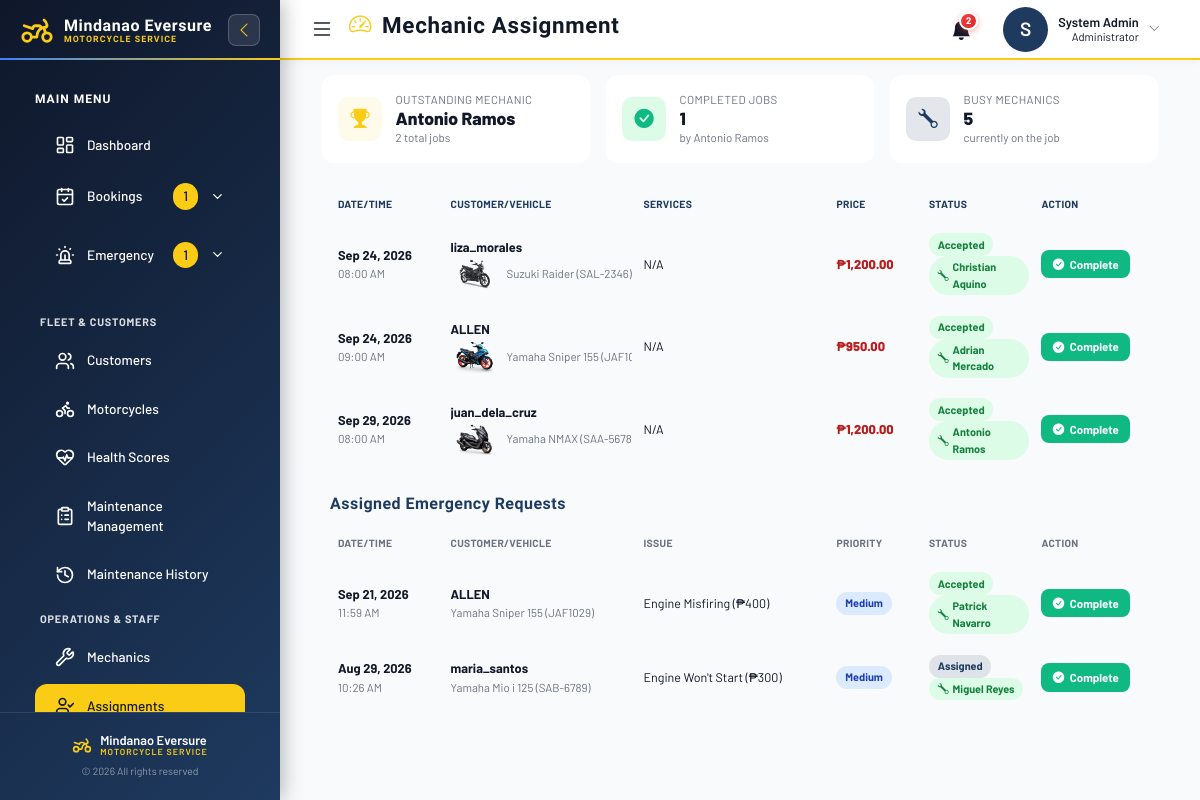
Screenshot of /mechanic_assignment.php (signed in) with the database file from the repository.
### tables this page shows
CREATE TABLE `mechanics` (
  `id` int(11) NOT NULL AUTO_INCREMENT,
  `user_id` int(11) DEFAULT NULL,
  `name` varchar(100) NOT NULL,
  `status` enum('Available','Busy','Off-Duty') NOT NULL DEFAULT 'Available',
  `created_at` datetime DEFAULT current_timestamp(),
  `current_booking_id` int(11) DEFAULT NULL,
  PRIMARY KEY (`id`)
);

CREATE TABLE `bookings` (
  `id` int(11) NOT NULL AUTO_INCREMENT,
  `user_id` int(11) NOT NULL,
  `schedule_date` date NOT NULL,
  `status` enum('pending','assigned','accepted','completed','rejected','deposit_submitted') NOT NULL DEFAULT 'pending',
  `deposit_verified_at` datetime DEFAULT NULL,
  `created_at` timestamp NOT NULL DEFAULT current_timestamp(),
  `service_ids` longtext DEFAULT NULL CHECK (json_valid(`service_ids`)),
  `package_ids` text DEFAULT NULL,
  `vehicle_id` int(11) DEFAULT NULL,
  `schedule_start_time` time NOT NULL,
  `schedule_end_time` time NOT NULL,
  `total_price` decimal(10,2) NOT NULL,
  `mechanic_id` int(11) DEFAULT NULL,
  PRIMARY KEY (`id`),
  KEY `user_id` (`user_id`),
  KEY `mechanic_id` (`mechanic_id`),
  KEY `fk_booking_vehicle_serviced` (`vehicle_id`),
  CONSTRAINT `bookings_ibfk_1` FOREIGN KEY (`user_id`) REFERENCES `users` (`id`),
  CONSTRAINT `bookings_ibfk_2` FOREIGN KEY (`mechanic_id`) REFERENCES `mechanics` (`id`) ON DELETE SET NULL,
  CONSTRAINT `fk_booking_vehicle_serviced` FOREIGN KEY (`vehicle_id`) REFERENCES `motorcycles` (`id`) ON DELETE SET NULL
);

CREATE TABLE `users` (
  `id` int(11) NOT NULL AUTO_INCREMENT,
  `username` varchar(100) NOT NULL,
  `email` varchar(100) NOT NULL,
  `password` varchar(255) NOT NULL,
  `phone` varchar(20) DEFAULT NULL,
  `address` text DEFAULT NULL,
  `birthdate` date DEFAULT NULL,
  `gender` enum('Male','Female','Other') DEFAULT NULL,
  `status` varchar(20) DEFAULT 'Active',
  `archived` tinyint(1) DEFAULT 0,
  `role` enum('admin','customer','mechanic') DEFAULT 'customer',
  `created_at` timestamp NOT NULL DEFAULT current_timestamp(),
  `name` varchar(100) NOT NULL DEFAULT '',
  PRIMARY KEY (`id`),
  UNIQUE KEY `email` (`email`)
);

CREATE TABLE `motorcycles` (
  `id` int(11) NOT NULL AUTO_INCREMENT,
  `user_id` int(11) NOT NULL,
  `brand` varchar(100) NOT NULL,
  `model` varchar(100) NOT NULL,
  `color` varchar(50) NOT NULL,
  `year_model` int(4) NOT NULL,
  `plate_number` varchar(50) NOT NULL,
  `engine_number` varchar(100) NOT NULL,
  `chassis_number` varchar(100) NOT NULL,
  `purchase_date` date NOT NULL,
  `current_mileage` decimal(10,2) DEFAULT 0.00,
  `status` enum('active','archived') DEFAULT 'active',
  `created_at` timestamp NOT NULL DEFAULT current_timestamp(),
  `updated_at` timestamp NOT NULL DEFAULT current_timestamp() ON UPDATE current_timestamp(),
  `warranty_status` enum('active','expired','none') DEFAULT 'none',
  `warranty_expiry_date` date DEFAULT NULL,
  `last_maintenance_date` date DEFAULT NULL,
  `next_maintenance_date` date DEFAULT NULL,
  `maintenance_interval_months` int(11) DEFAULT 6 COMMENT 'Months between scheduled maintenance',
  `health_score` int(11) DEFAULT 100 COMMENT 'Vehicle health score (0-100)',
  `last_service_mileage` int(11) DEFAULT NULL,
  `maintenance_interval_km` int(11) DEFAULT 5000 COMMENT 'KM between scheduled maintenance',
  `image` varchar(255) DEFAULT NULL,
  PRIMARY KEY (`id`),
  UNIQUE KEY `plate_number` (`plate_number`),
  KEY `idx_user_id` (`user_id`),
  KEY `idx_plate_number` (`plate_number`),
  KEY `idx_status` (`status`),
  CONSTRAINT `motorcycles_ibfk_1` FOREIGN KEY (`user_id`) REFERENCES `users` (`id`) ON DELETE CASCADE
);

CREATE TABLE `emergency_service_requests` (
  `id` int(11) NOT NULL AUTO_INCREMENT,
  `customer_id` int(11) NOT NULL,
  `motorcycle_id` int(11) NOT NULL,
  `problem_description` text NOT NULL,
  `motorcycle_issue` varchar(255) NOT NULL,
  `image_path` varchar(255) DEFAULT NULL,
  `location` varchar(255) DEFAULT NULL,
  `location_description` text DEFAULT NULL,
  `contact_number` varchar(20) NOT NULL,
  `request_status` enum('pending','accepted','declined','assigned','in_progress','completed','cancelled') NOT NULL DEFAULT 'pending',
  `priority` enum('low','medium','high','urgent') DEFAULT 'medium',
  `service_type` enum('onsite_repair','tow_service') NOT NULL DEFAULT 'onsite_repair',
  `assigned_mechanic_id` int(11) DEFAULT NULL,
  `response_updates` text DEFAULT NULL,
  `created_at` timestamp NOT NULL DEFAULT current_timestamp(),
  `updated_at` timestamp NOT NULL DEFAULT current_timestamp() ON UPDATE current_timestamp(),
  `latitude` decimal(10,8) DEFAULT NULL,
  `longitude` decimal(11,8) DEFAULT NULL,
  PRIMARY KEY (`id`),
  KEY `idx_emergency_customer` (`customer_id`),
  KEY `idx_emergency_motorcycle` (`motorcycle_id`),
  KEY `idx_emergency_status` (`request_status`),
  KEY `idx_emergency_created` (`created_at`)
);

### mechanic_assignment.php (the view, shortened to what the rows shown need)
<?php
require 'motorcycle_health_helper.php';
require_once 'sms_helper.php';
$modelImages = [
    'Click 125'  => 'click125.png',
    'Click 160'  => 'click160.png',
    'ADV 160'    => 'adv.png',
    'PCX 160'    => 'pcx.png',
    'XRM 125'    => 'xrm.png',
    'Mio i 125'  => 'mio.png',
    'NMAX'       => 'nmax.png',
    'Aerox'      => 'ea.png',
    'Sniper 155' => 'snip.png',
    'Raider'     => 'rai.png',
    'Smash 115'  => 'sma.png',
    'Bajaj'      => 'bad.png',
];
$unassigned_bookings = [];
try {
    $stmt = $pdo->prepare("
        SELECT
            b.id, b.schedule_date, b.schedule_start_time, b.total_price,
            v.brand AS make, v.model, v.plate_number, v.image,
            u.username AS customer_name,
            b.service_ids, b.status,
            b.mechanic_id, m.name AS mechanic_name
        FROM
            bookings b
        JOIN
            motorcycles v ON b.vehicle_id = v.id
        JOIN
            users u ON b.user_id = u.id
        LEFT JOIN
            mechanics m ON b.mechanic_id = m.id
        WHERE
            b.status IN ('unassigned', 'assigned', 'accepted', 'in_progress')
        ORDER BY
            b.schedule_date, b.schedule_start_time ASC
    ");
    $stmt->execute();
    $unassigned_bookings = $stmt->fetchAll(PDO::FETCH_ASSOC);
} catch (PDOException $e) {
}
$assigned_emergencies = [];
try {
    $stmt = $pdo->query("
        SELECT esr.id, esr.request_status, esr.priority, esr.motorcycle_issue, esr.problem_description,
               esr.created_at, c.username AS customer_name, mech.name AS mechanic_name,
               CONCAT(m.brand, ' ', m.model, ' (', m.plate_number, ')') AS motorcycle_info
        FROM emergency_service_requests esr
        JOIN users c ON esr.customer_id = c.id
        LEFT JOIN motorcycles m ON esr.motorcycle_id = m.id
        LEFT JOIN mechanics mech ON esr.assigned_mechanic_id = mech.id
        WHERE esr.request_status IN ('assigned','accepted','in_progress')
        ORDER BY esr.created_at DESC
    ");
    $assigned_emergencies = $stmt->fetchAll(PDO::FETCH_ASSOC);
} catch (PDOException $e) {
    error_log("Error fetching assigned emergencies: " . $e->getMessage());
}
$top_mechanic = null;
try {
    $stmt = $pdo->query("
        SELECT m.id, m.name, m.status,
               GROUP_CONCAT(DISTINCT s.specialty_name ORDER BY s.specialty_name SEPARATOR ', ') AS specialty,
               COUNT(DISTINCT b.id) AS total_jobs,
               COUNT(DISTINCT CASE WHEN b.status IN ('assigned','accepted','in_progress') THEN b.id END) AS active_jobs,
               COUNT(DISTINCT CASE WHEN b.status = 'completed' THEN b.id END) AS completed_jobs
        FROM mechanics m
        LEFT JOIN bookings b ON b.mechanic_id = m.id AND b.status IN ('assigned','accepted','in_progress','completed')
        LEFT JOIN mechanic_specialties ms ON m.id = ms.mechanic_id
        LEFT JOIN specialties s ON ms.specialty_id = s.id
        GROUP BY m.id, m.name, m.status
        ORDER BY total_jobs DESC, completed_jobs DESC, m.name ASC
    ");
    $mechanic_stats = $stmt->fetchAll(PDO::FETCH_ASSOC);
    $top_mechanic = $mechanic_stats[0] ?? null;
} catch (PDOException $e) {
    error_log("Mechanic stats error: " . $e->getMessage());
}
function get_service_names($pdo, $service_ids_json) {
    $service_ids = json_decode($service_ids_json);
    if (!is_array($service_ids) || count($service_ids) === 0) return "N/A";
    $placeholders = rtrim(str_repeat('?,', count($service_ids)), ',');
    $stmt = $pdo->prepare("SELECT service_name FROM services WHERE id IN ($placeholders)");
    $stmt->execute($service_ids);
    $names = $stmt->fetchAll(PDO::FETCH_COLUMN);
    return implode(', ', array_map('htmlspecialchars', $names));
}
?>
<?php require 'admin_sidebar_template.php'; ?>
<div class="container-fluid">
    <div class="mechanic-stats">
        <div class="mechanic-stat-card" data-bs-toggle="modal" data-bs-target="#mechanicStatsModal">
            <div>
                <div class="mechanic-stat-label">Outstanding Mechanic</div>
                <div class="mechanic-stat-value"><?= $top_mechanic ? htmlspecialchars($top_mechanic['name']) : 'None yet' ?></div>
                <div class="mechanic-stat-sub"><?= $top_mechanic ? ($top_mechanic['completed_jobs'] + $top_mechanic['active_jobs']) . ' total jobs' : '' ?></div>
            </div>
        </div>
        <div class="mechanic-stat-card" data-bs-toggle="modal" data-bs-target="#mechanicStatsModal">
            <div>
                <div class="mechanic-stat-label">Completed Jobs</div>
                <div class="mechanic-stat-value"><?= $top_mechanic ? number_format($top_mechanic['completed_jobs']) : '0' ?></div>
                <div class="mechanic-stat-sub"><?= $top_mechanic ? 'by ' . htmlspecialchars($top_mechanic['name']) : '' ?></div>
            </div>
        </div>
    </div>
    <?php if (empty($unassigned_bookings)): ?>
        <div class="alert alert-info text-center fw-bold p-4">
            <i class="bi bi-check-all me-2"></i> All bookings are currently assigned! Great job!
        </div>
    <?php else: ?>
        <div class="assignment-list" id="assignmentList">
            <?php foreach ($unassigned_bookings as $booking): ?>
                <div class="assignment-row">
                    <div class="assignment-cell assignment-col-datetime">
                        <div class="assignment-title"><?= date('M j, Y', strtotime($booking['schedule_date'])) ?></div>
                        <div class="assignment-sub"><?= date('h:i A', strtotime($booking['schedule_start_time'])) ?></div>
                    </div>
                    <div class="assignment-cell assignment-col-customer">
                        <div class="assignment-title"><?= htmlspecialchars($booking['customer_name']) ?></div>
                        <div class="assignment-sub assignment-vehicle">
                            <?php $mImg = !empty($booking['image']) ? $booking['image'] : ($modelImages[$booking['model']] ?? null); ?>
                            <?php if ($mImg): ?><img class="moto-thumb" src="<?= htmlspecialchars($mImg) ?>" alt=""><?php endif; ?>
                            <span><?= htmlspecialchars($booking['make']) . " " . htmlspecialchars($booking['model']) ?> (<?= htmlspecialchars($booking['plate_number']) ?>)</span>
                        </div>
                    </div>
                    <div class="assignment-cell assignment-col-services">
                        <div class="assignment-services"><?= get_service_names($pdo, $booking['service_ids']) ?></div>
                    </div>
                    <div class="assignment-cell assignment-col-price">
                        <span class="assignment-price">₱<?= number_format($booking['total_price'], 2) ?></span>
                    </div>
                    <div class="assignment-cell assignment-col-status">
                        <span class="assignment-status <?= strtolower($booking['status']) ?>"><?= ucfirst(htmlspecialchars($booking['status'])) ?></span>
                        <?php if (!empty($booking['mechanic_name'])): ?>
                            <div class="assignment-mechanic">
                                <i class="bi bi-wrench"></i> <?= htmlspecialchars($booking['mechanic_name']) ?>
                            </div>
                        <?php endif; ?>
                    </div>
                    <div class="assignment-cell assignment-col-action">
                        <?php if (!empty($booking['mechanic_name'])): ?>
                            <form method="POST" action="mechanic_assignment.php" class="complete-form" style="display:inline;margin:0;padding:0;">
                                <button type="submit" class="complete-btn" onclick="return confirm('Mark this booking as completed?')">
                                    <i class="bi bi-check-circle-fill"></i> Complete
                                </button>
                            </form>
                        <?php endif; ?>
                    </div>
                </div>
            <?php endforeach; ?>
        </div>
    <?php endif; ?>
    <?php if (!empty($assigned_emergencies)): ?>
        <div class="assignment-list">
            <?php foreach ($assigned_emergencies as $emg): ?>
                <div class="assignment-row">
                    <div class="assignment-cell assignment-col-datetime">
                        <div class="assignment-title"><?= date('M j, Y', strtotime($emg['created_at'])) ?></div>
                        <div class="assignment-sub"><?= date('h:i A', strtotime($emg['created_at'])) ?></div>
                    </div>
                    <div class="assignment-cell assignment-col-customer">
                        <div class="assignment-title"><?= htmlspecialchars($emg['customer_name']) ?></div>
                        <div class="assignment-sub"><?= htmlspecialchars($emg['motorcycle_info'] ?: 'N/A') ?></div>
                    </div>
                    <div class="assignment-cell assignment-col-services">
                        <div class="assignment-services"><?= htmlspecialchars($emg['motorcycle_issue'] ?: ($emg['problem_description'] ?: 'N/A')) ?></div>
                    </div>
                    <div class="assignment-cell assignment-col-price">
                        <span class="assignment-status <?= strtolower($emg['priority'] ?? 'medium') ?>"><?= ucfirst($emg['priority'] ?? 'medium') ?></span>
                    </div>
                    <div class="assignment-cell assignment-col-status">
                        <span class="assignment-status <?= strtolower($emg['request_status']) ?>"><?= ucfirst(htmlspecialchars($emg['request_status'])) ?></span>
                        <?php if (!empty($emg['mechanic_name'])): ?>
                            <div class="assignment-mechanic">
                                <i class="bi bi-wrench"></i> <?= htmlspecialchars($emg['mechanic_name']) ?>
                            </div>
                        <?php endif; ?>
                    </div>
                    <div class="assignment-cell assignment-col-action">
                        <?php if (!empty($emg['mechanic_name'])): ?>
                            <form method="POST" action="mechanic_assignment.php" style="display:inline;margin:0;padding:0;">
                                <button type="submit" class="complete-btn" onclick="return confirm('Mark this emergency request as completed?')">
                                    <i class="bi bi-check-circle-fill"></i> Complete
                                </button>
                            </form>
                        <?php endif; ?>
                    </div>
                </div>
            <?php endforeach; ?>
        </div>
    <?php endif; ?>
</div>
<?php require 'admin_sidebar_footer.php'; ?>

### rows the page displays
mechanics: name "Antonio Ramos"
bookings: schedule_date "Sep 24, 2026", schedule_start_time "08:00 AM", user.username "liza_morales", shows a picture, vehicle.brand "Suzuki", vehicle.model "Raider", vehicle.plate_number "SAL-2346", service_ids "N/A", total_price "1,200.00", status "Accepted", mechanic.name "Christian Aquino"
bookings: schedule_date "Sep 24, 2026", schedule_start_time "09:00 AM", user.username "ALLEN", shows a picture, vehicle.brand "Yamaha", vehicle.model "Sniper 155", vehicle.plate_number "JA…", service_ids "N/A", total_price "950.00", status "Accepted", mechanic.name "Adrian Mercado"
bookings: schedule_date "Sep 29, 2026", schedule_start_time "08:00 AM", user.username "juan_dela_cruz", shows a picture, vehicle.brand "Yamaha", vehicle.model "NMAX", vehicle.plate_number "SAA-56…", service_ids "N/A", total_price "1,200.00", status "Accepted", mechanic.name "Antonio Ramos"
emergency_service_requests: created_at "Sep 21, 2026", created_at "11:59 AM", users.username "ALLEN", motorcycle_info "Yamaha Sniper 155 (JAF1029)", motorcycle_issue "Engine Misfiring (₱400)", priority "Medium", request_status "Accepted", mechanics.name "Patrick Navarro"
emergency_service_requests: created_at "Aug 29, 2026", created_at "10:26 AM", users.username "maria_santos", motorcycle_info "Yamaha Mio i 125 (SAB-6789)", motorcycle_issue "Engine Won't Start (₱300)", priority "Medium", request_status "Assigned", mechanics.name "Miguel Reyes"

### other values shown
$pendingCount "1"
$emergencyCount "1"
$pageTitle "Mechanic Assignment"
$adminNotificationCount "2"
substr($adminName, 0, 1) "S"
$adminName "System Admin"
$top_mechanic['completed_jobs'] + $top_mechanic['active_jobs'] "2"
$top_mechanic['completed_jobs'] "1"
$busy_count "5"
